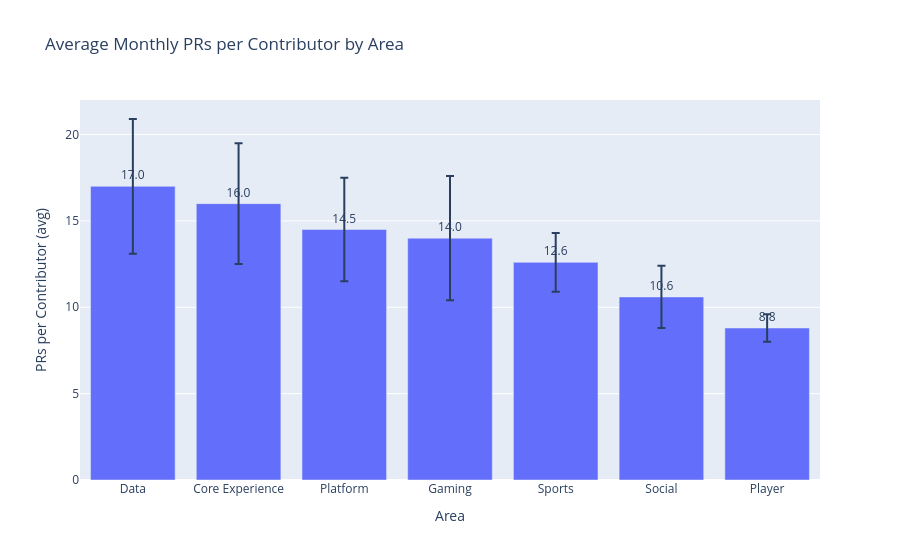

Source (notebook cell):
### Code cell
# Bar chart: 6-month average PRs per contributor by area
fig = px.bar(df_area_6mo.reset_index(), 
             x='area', 
             y='avg_prs_per_contributor',
             error_y='std',
             title='Average Monthly PRs per Contributor by Area',
             text='avg_prs_per_contributor')
fig.update_traces(texttemplate='%{text:.1f}', textposition='outside')
fig.update_layout(yaxis_title='PRs per Contributor (avg)', xaxis_title='Area')
fig.show()

# Export manually: fig.write_image('pr-throughput-by-area-comparison.png')

# Print key insight
highest = df_area_6mo['avg_prs_per_contributor'].idxmax()
lowest = df_area_6mo['avg_prs_per_contributor'].idxmin()
highest_val = df_area_6mo.loc[highest, 'avg_prs_per_contributor']
lowest_val = df_area_6mo.loc[lowest, 'avg_prs_per_contributor']

print(f"\nKey finding:")
print(f"  - Highest: {highest} ({highest_val:.1f} PRs/contributor)")
print(f"  - Lowest: {lowest} ({lowest_val:.1f} PRs/contributor)")
print(f"  - Ratio: {highest_val/lowest_val:.1f}x difference")

### Figure 1 — Plotly figure (JSON) as saved in the notebook; plotly's stock layout.template omitted (floating-point values rounded to 4 significant figures)
{"data": [{"error_y": {"array": [3.9, 3.5, 3.0, 3.6, 1.7, 1.8, 0.8]}, "hovertemplate": "area=%{x}<br>avg_prs_per_contributor=%{text}<extra></extra>", "legendgroup": "", "marker": {"color": "#636efa", "pattern": {"shape": ""}}, "name": "", "orientation": "v", "showlegend": false, "text": [17.0, 16.0, 14.5, 14.0, 12.6, 10.6, 8.8], "textposition": "outside", "texttemplate": "%{text:.1f}", "type": "bar", "x": ["Data", "Core Experience", "Platform", "Gaming", "Sports", "Social", "Player"], "xaxis": "x", "y": [17.0, 16.0, 14.5, 14.0, 12.6, 10.6, 8.8], "yaxis": "y"}], "layout": {"barmode": "relative", "legend": {"tracegroupgap": 0}, "title": {"text": "Average Monthly PRs per Contributor by Area"}, "xaxis": {"anchor": "y", "domain": [0, 1], "title": {"text": "Area"}}, "yaxis": {"anchor": "x", "domain": [0, 1], "title": {"text": "PRs per Contributor (avg)"}}}}
